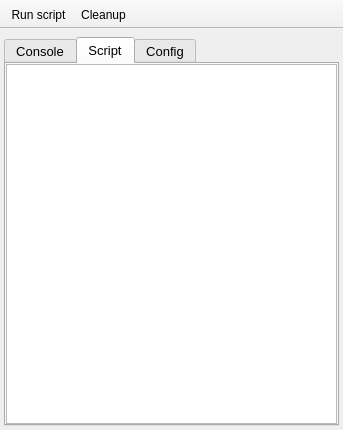
<?xml version="1.0" encoding="UTF-8"?>
<ui version="4.0">
 <class>Shell</class>
 <widget class="QMainWindow" name="Shell">
  <property name="geometry">
   <rect>
    <x>0</x>
    <y>0</y>
    <width>343</width>
    <height>430</height>
   </rect>
  </property>
  <property name="windowTitle">
   <string>MainWindow</string>
  </property>
  <property name="unifiedTitleAndToolBarOnMac">
   <bool>true</bool>
  </property>
  <widget class="QWidget" name="centralwidget">
   <layout class="QGridLayout" name="gridLayout">
    <property name="leftMargin">
     <number>4</number>
    </property>
    <property name="topMargin">
     <number>8</number>
    </property>
    <property name="rightMargin">
     <number>4</number>
    </property>
    <property name="bottomMargin">
     <number>4</number>
    </property>
    <item row="0" column="0">
     <widget class="QTabWidget" name="tabWidget">
      <property name="font">
       <font>
        <pointsize>10</pointsize>
       </font>
      </property>
      <property name="currentIndex">
       <number>1</number>
      </property>
      <property name="neutrinoSave" stdset="0">
       <bool>true</bool>
      </property>
      <widget class="QWidget" name="consoleframe">
       <attribute name="title">
        <string>Console</string>
       </attribute>
       <layout class="QGridLayout" name="gridLayout_2" rowstretch="0">
        <property name="leftMargin">
         <number>0</number>
        </property>
        <property name="topMargin">
         <number>0</number>
        </property>
        <property name="rightMargin">
         <number>0</number>
        </property>
        <property name="bottomMargin">
         <number>0</number>
        </property>
        <item row="0" column="0" colspan="2">
         <layout class="QVBoxLayout" name="console"/>
        </item>
       </layout>
      </widget>
      <widget class="QWidget" name="scripts">
       <attribute name="title">
        <string>Script</string>
       </attribute>
       <layout class="QGridLayout" name="gridLayout_5">
        <property name="leftMargin">
         <number>0</number>
        </property>
        <property name="topMargin">
         <number>0</number>
        </property>
        <property name="rightMargin">
         <number>0</number>
        </property>
        <property name="bottomMargin">
         <number>0</number>
        </property>
        <item row="0" column="0">
         <widget class="CodeEditor" name="script">
          <property name="font">
           <font>
            <pointsize>10</pointsize>
           </font>
          </property>
          <property name="plainText">
           <string notr="true"/>
          </property>
          <property name="neutrinoSave" stdset="0">
           <bool>true</bool>
          </property>
         </widget>
        </item>
       </layout>
      </widget>
      <widget class="QWidget" name="config">
       <attribute name="title">
        <string>Config</string>
       </attribute>
       <layout class="QGridLayout" name="gridLayout_3">
        <property name="leftMargin">
         <number>0</number>
        </property>
        <property name="topMargin">
         <number>0</number>
        </property>
        <property name="rightMargin">
         <number>0</number>
        </property>
        <property name="bottomMargin">
         <number>0</number>
        </property>
        <item row="1" column="0">
         <widget class="QLabel" name="label_2">
          <property name="font">
           <font>
            <pointsize>10</pointsize>
           </font>
          </property>
          <property name="text">
           <string>Site path *</string>
          </property>
          <property name="alignment">
           <set>Qt::AlignRight|Qt::AlignTrailing|Qt::AlignVCenter</set>
          </property>
         </widget>
        </item>
        <item row="0" column="0">
         <widget class="QLabel" name="label_4">
          <property name="font">
           <font>
            <pointsize>10</pointsize>
           </font>
          </property>
          <property name="text">
           <string>Scripts *</string>
          </property>
          <property name="alignment">
           <set>Qt::AlignRight|Qt::AlignTrailing|Qt::AlignVCenter</set>
          </property>
         </widget>
        </item>
        <item row="1" column="2">
         <widget class="QToolButton" name="changeSiteFolder">
          <property name="text">
           <string>...</string>
          </property>
         </widget>
        </item>
        <item row="3" column="0" colspan="3">
         <widget class="QLabel" name="label_5">
          <property name="font">
           <font>
            <pointsize>10</pointsize>
            <weight>75</weight>
            <bold>true</bold>
           </font>
          </property>
          <property name="text">
           <string>* requires restart</string>
          </property>
          <property name="alignment">
           <set>Qt::AlignRight|Qt::AlignTrailing|Qt::AlignVCenter</set>
          </property>
         </widget>
        </item>
        <item row="0" column="1">
         <widget class="QLineEdit" name="scriptsFolder">
          <property name="readOnly">
           <bool>true</bool>
          </property>
          <property name="neutrinoSave" stdset="0">
           <bool>true</bool>
          </property>
         </widget>
        </item>
        <item row="2" column="0" colspan="3">
         <widget class="QGroupBox" name="groupBox_2">
          <property name="title">
           <string>InitScript *</string>
          </property>
          <layout class="QGridLayout" name="gridLayout_4">
           <property name="leftMargin">
            <number>0</number>
           </property>
           <property name="topMargin">
            <number>4</number>
           </property>
           <property name="rightMargin">
            <number>0</number>
           </property>
           <property name="bottomMargin">
            <number>0</number>
           </property>
           <item row="0" column="0">
            <widget class="QPlainTextEdit" name="initScript">
             <property name="tabStopWidth">
              <number>10</number>
             </property>
             <property name="neutrinoSave" stdset="0">
              <bool>true</bool>
             </property>
            </widget>
           </item>
          </layout>
         </widget>
        </item>
        <item row="0" column="2">
         <widget class="QToolButton" name="changeScriptsFolder">
          <property name="text">
           <string>...</string>
          </property>
         </widget>
        </item>
        <item row="1" column="1">
         <widget class="QLineEdit" name="siteFolder">
          <property name="font">
           <font>
            <pointsize>10</pointsize>
           </font>
          </property>
          <property name="toolTip">
           <string>python path (: separated paths)</string>
          </property>
          <property name="neutrinoSave" stdset="0">
           <bool>true</bool>
          </property>
         </widget>
        </item>
       </layout>
      </widget>
     </widget>
    </item>
   </layout>
  </widget>
  <widget class="QToolBar" name="toolBar">
   <property name="windowTitle">
    <string>toolBar</string>
   </property>
   <property name="movable">
    <bool>false</bool>
   </property>
   <property name="iconSize">
    <size>
     <width>20</width>
     <height>20</height>
    </size>
   </property>
   <property name="floatable">
    <bool>false</bool>
   </property>
   <attribute name="toolBarArea">
    <enum>TopToolBarArea</enum>
   </attribute>
   <attribute name="toolBarBreak">
    <bool>false</bool>
   </attribute>
   <addaction name="actionRun_script"/>
   <addaction name="actionCleanup"/>
  </widget>
  <action name="actionRun_script">
   <property name="icon">
    <iconset resource="Shell.qrc">
     <normaloff>:/icons/filePy.png</normaloff>:/icons/filePy.png</iconset>
   </property>
   <property name="text">
    <string>Run script</string>
   </property>
  </action>
  <action name="actionCleanup">
   <property name="icon">
    <iconset resource="../../../build-neutrinoMaster-Brew-Debug/src/qrc/icons.qrc">
     <normaloff>:/icons/remove.png</normaloff>:/icons/remove.png</iconset>
   </property>
   <property name="text">
    <string>Cleanup</string>
   </property>
  </action>
 </widget>
 <customwidgets>
  <customwidget>
   <class>CodeEditor</class>
   <extends>QPlainTextEdit</extends>
   <header>codeeditor.h</header>
  </customwidget>
 </customwidgets>
 <resources>
  <include location="Shell.qrc"/>
  <include location="../../../build-neutrinoMaster-Brew-Debug/src/qrc/icons.qrc"/>
 </resources>
 <connections/>
</ui>
